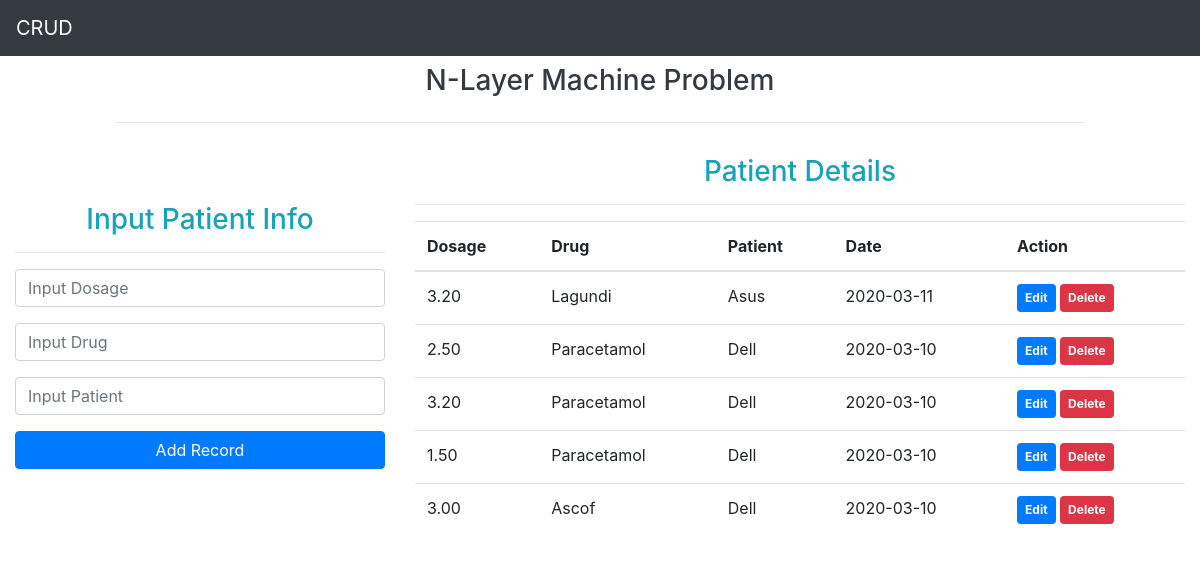
The page / on the database its author committed.
### tables this page shows
CREATE TABLE `patient` (
  `id` int(11) NOT NULL,
  `dosage` float(7,4) NOT NULL,
  `drug` varchar(50) NOT NULL,
  `patient` varchar(50) NOT NULL,
  `date` date NOT NULL
);

### action.php (called while the page is built, shortened)
<?php
	$dosage = "";
	$drug = "";
	$patient = "";
	$update = false;
?>

### index.php (the view, shortened to what this page needs)
<?php include 'action.php'; ?>
<!DOCTYPE html>
<html lang="en">
<head>
<link rel="stylesheet" href="https://maxcdn.bootstrapcdn.com/bootstrap/4.4.1/css/bootstrap.min.css">
</head>
<body>
<nav class="navbar navbar-expand-md bg-dark navbar-dark">
  		<a class="navbar-brand" href="index.php">CRUD</a>
  <div class="collapse navbar-collapse" id="collapsibleNavbar">
    <ul class="navbar-nav">
      <li class="nav-item">
        <a class="nav-link" href="#"></a>
      </li>
      <li class="nav-item">
        <a class="nav-link" href="#"></a>
      </li>
    </ul>
  </div>
</nav>
<div class="container-fluid">
	<div class="row justify-content-center">
		<div class="col-md-10">
			<h3 class="text-center text-dark p-2">N-Layer Machine Problem</h3>
			<hr>
		</div>
	</div>
	<div class="row">
		<div class="col-md-4 mt-5">
			<h3 class="text-center text-info mt-3">Input Patient Info</h3>
			<hr>
			<form action="action.php" method="POST" enctype="multipart/form-data">
				<div class="form-group">
					<input type="number" name="dosage" class="form-control" value="<?= $dosage; ?>" onchange="setFourNumberDecimal()" min="0" max="50" step="0.10" value="0.00" placeholder="Input Dosage" required />
				</div>
				<div class="form-group">
					<input type="text" name="drug" class="form-control" value="<?= $drug; ?>" placeholder="Input Drug" required>
				</div>
				<div class="form-group">
					<input type="text" name="patient" class="form-control" value="<?= $patient; ?>" placeholder="Input Patient" required>
				</div>
				<div class="form-group">
					<?php if($update==true) { ?>
						<input type="submit" name="update" class="btn btn-success btn-block" value="Update Record" onclick="return confirm('Do you want to update this record?')">
					<?php } else {	?>
						<input type="submit" name="save" class="btn btn-primary btn-block" value="Add Record" onclick="return confirm('Do you want to save this record?')">
					<?php } ?>
				</div>
			</form>
		</div>
		<div class="col-md-8">
				<?php
					$query = "SELECT * FROM patient ORDER BY date DESC";
					$stmt = $conn->prepare($query);
					$stmt->execute();
					$result = $stmt->get_result();
				?>
			<h3 class="text-center text-info mt-3">Patient Details</h3>
			<hr>
			<table class="table table-hover">
				<thead>
					<tr>
						<th>Dosage</th>
						<th>Drug</th>
						<th>Patient</th>
						<th>Date</th>
						<th colspan="2">Action</th>
					</tr>
				</thead>
				<tbody>
					<?php while($row=$result->fetch_assoc()) { ?>
					<tr>
						<td><?= number_format($row['dosage'],2); ?></td>
						<td><?= $row['drug']; ?></td>
						<td><?= $row['patient']; ?></td>
						<td><?= $row['date']; ?></td>
						<td>
							<a href="index.php?edit=<?= $row['id']; ?>" class="badge badge-primary p-2">Edit</a>
							<a href="action.php?delete=<?= $row['id']; ?>" class="badge badge-danger p-2" onclick="return confirm('Do you want to delete this record?')">Delete</a>
						</td>
					</tr>
				<?php } ?>
				</tbody>
			</table>
		</div>
	</div>
</div>
</body>
</html>

### rows shown on the page
patient: dosage "3.20", drug "Lagundi", patient "Asus", date "2020-03-11"
patient: dosage "2.50", drug "Paracetamol", patient "Dell", date "2020-03-10"
patient: dosage "3.20", drug "Paracetamol", patient "Dell", date "2020-03-10"
patient: dosage "1.50", drug "Paracetamol", patient "Dell", date "2020-03-10"
patient: dosage "3.00", drug "Ascof", patient "Dell", date "2020-03-10"
